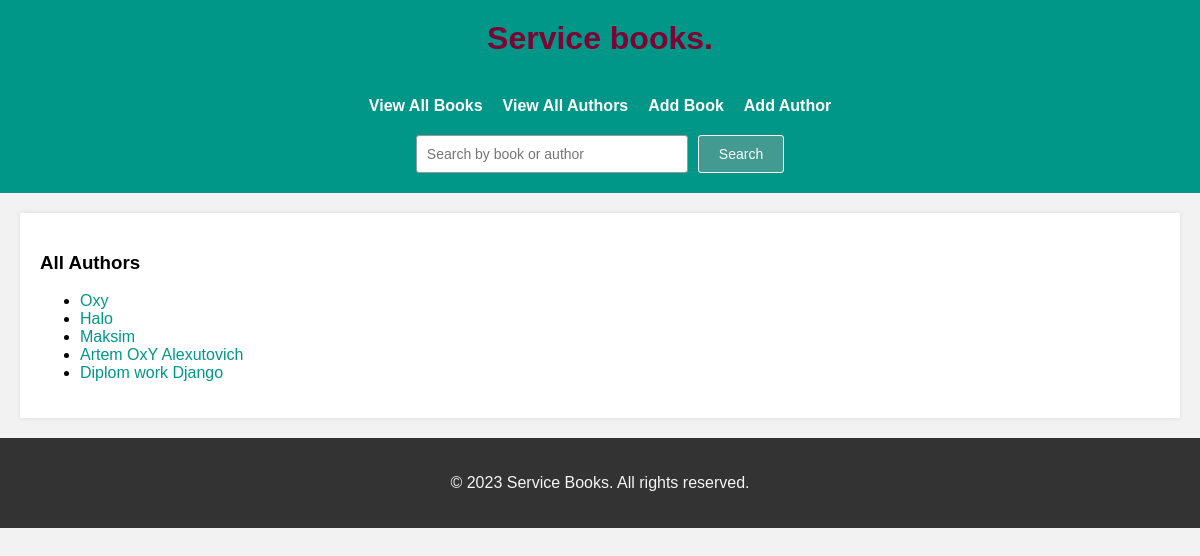
Before: /authors/ with the older database file.
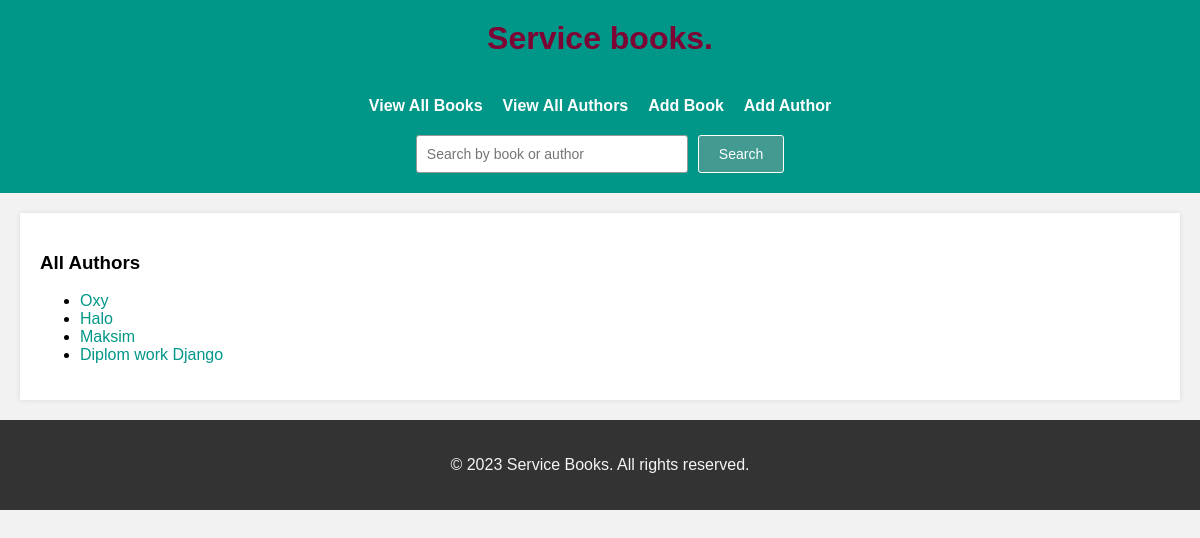
After: the same page with the newer database file.
### book_app/models.py (models this page shows, shortened)
class Author(models.Model):
    name = models.CharField(max_length=100)

### book_app/views.py (the view)
# urls.py: path('authors/', authors_list, name='authors-list'),
def authors_list(request):
    authors = Author.objects.all()
    context = {
        'authors': authors
    }
    return render(request, 'authors_list.html', context)

### book_app/templates/authors_list.html (shortened to what this page needs)
{% extends 'base.html' %}
{% block content %}
<h3>All Authors</h3>
<ul>
    {% for author in authors %}
       <li><a href="{% url 'author_detail' author_id=author.id %}">{{ author.name }}</a></li>
    {% endfor %}
</ul>
{% endblock %}

### templates/base.html (shortened to what this page needs)
{% load static %}
<!DOCTYPE html>
<html>
<head>
</head>
<body>
    <header>
        <a href="{% url 'home' %}"><h1>Service books.</h1></a>
        <link rel="stylesheet" type="text/css" href="{% static 'css/style.css' %}">
        {% block link %}<link rel="stylesheet" type="text/css" href="{% static 'css/style.css' %}">{%  endblock %}
    </header>
    {% include "navbar.html" %}
    <main>
        {% block content %}{% endblock %}
    </main>
    <footer>
        <p>© 2023 Service Books. All rights reserved.</p>
    </footer>
</body>
</html>

### templates/navbar.html
{% load static %}
<nav>
    <ul>
        <li><a href="{% url 'books-list' %}">View All Books</a></li>
        <li><a href="{% url 'authors-list' %}">View All Authors</a></li>
        <li><a href="{% url 'add-book' %}">Add Book</a></li>
        <li><a href="{% url 'create_author' %}">Add Author</a></li>
    </ul>
    <form action="{% url 'search' %}" method="get">
        <input type="text" name="query" placeholder="Search by book or author" required>
        <button class="btn_red" type="submit">Search</button>
    </form>
</nav>

### static/css/style.css (style rules this page uses)
body { font-family: Arial, sans-serif; background-color: #f2f2f2; margin: 0; padding: 0; }
h1 { color: #7c0333; text-align: center; margin-top: 50px; }
p { color: #333; }
a { color: #009688; text-decoration: none; }
header { background-color: #009688; padding: 20px; text-align: center; }
header h1 { font-size: 32px; margin: 0; }
nav ul { list-style-type: none; margin: 0; padding: 0; display: flex; justify-content: center; }
nav li { margin: 0 10px; }
nav a { text-decoration: none; color: #FFF; font-weight: bold; }
main { padding: 20px; background-color: #FFF; margin: 20px; box-shadow: 0 0 5px rgba(0, 0, 0, 0.1); }
footer { background-color: #333; color: #FFF; padding: 20px; text-align: center; }
nav { background-color: #009688; padding: 20px; text-align: center; }
form { display: flex; justify-content: center; align-items: center; margin-top: 20px; }
input[type="text"] { padding: 10px; border: 1px solid #999; border-radius: 3px; width: 250px; margin-right: 10px; font-size: 14px; }
button[type="submit"] { padding: 10px 20px; background-color: #429a91; color: #FFF; border: 1px solid white; border-radius: 3px; cursor: pointer; font-size: 14px; }
footer p { color: whitesmoke; }

Changed rows visible on the page:
removed Author: name "Artem OxY Alexutovich"
